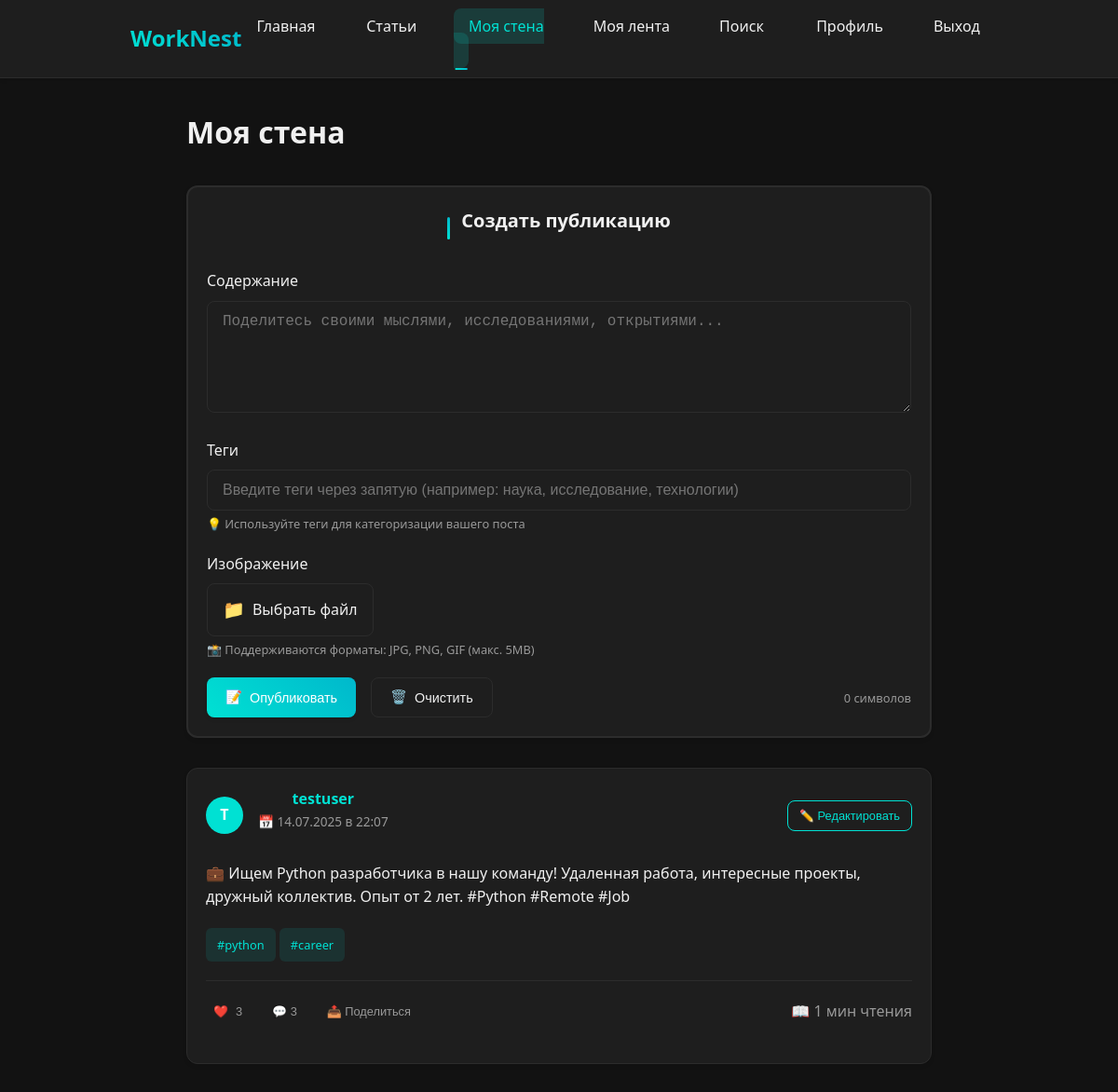
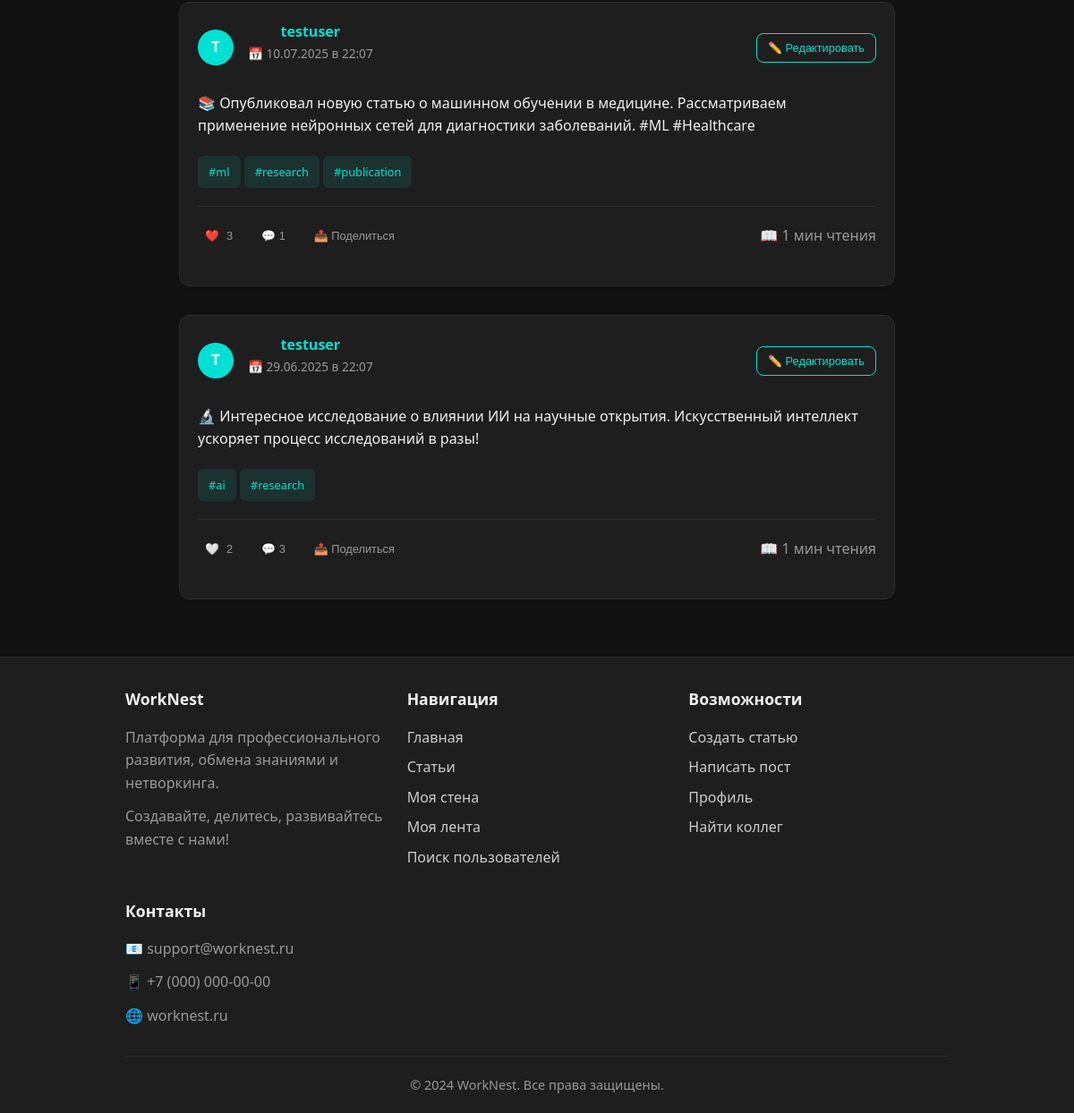
Page /wall (signed in) on the committed database (2 pictures, top to bottom).
### models.py (models this page shows, shortened)
class Post(db.Model):
    id = db.Column(db.Integer, primary_key=True)
    user_id = db.Column(db.Integer, db.ForeignKey('user.id'), nullable=False)
    content = db.Column(db.Text, nullable=False)
    created_at = db.Column(db.DateTime, nullable=False, default=db.func.now())
    updated_at = db.Column(db.DateTime, nullable=True)
    image_path = db.Column(db.String(256), nullable=True)  # путь к картинке
    latitude = db.Column(db.Float, nullable=True)
    longitude = db.Column(db.Float, nullable=True)
    category_id = db.Column(db.Integer, db.ForeignKey('category.id'), nullable=True)
    is_pinned = db.Column(db.Boolean, default=False)
    is_published = db.Column(db.Boolean, default=True)
    publish_at = db.Column(db.DateTime, nullable=True)  # Для отложенной публикации
    post_type = db.Column(db.String(32), default='text')  # text, poll, announcement
    is_deleted = db.Column(db.Boolean, default=False)
    deleted_at = db.Column(db.DateTime, nullable=True)
    edit_count = db.Column(db.Integer, default=0)
    attachments = db.Column(db.Text, nullable=True)  # JSON список файлов
    preview_text = db.Column(db.String(500), nullable=True)  # Краткое описание
    user = db.relationship('User', backref=db.backref('posts', lazy=True))
    category = db.relationship('Category', backref=db.backref('posts', lazy=True))
    tags = db.relationship('Tag', secondary=post_tags, backref=db.backref('posts', lazy='dynamic'))
    def is_liked_by(self, user):
        if not user:
            return False
        return Like.query.filter_by(post_id=self.id, user_id=user.id).first() is not None

class User(db.Model):
    id = db.Column(db.Integer, primary_key=True)
    username = db.Column(db.String(64), unique=True, nullable=False)
    email = db.Column(db.String(120), unique=True, nullable=False)
    password_hash = db.Column(db.String(256), nullable=False)  # Увеличено до 256
    status = db.Column(db.String(64))
    show_status = db.Column(db.Boolean, default=True)
    bio = db.Column(db.Text)
    show_bio = db.Column(db.Boolean, default=True)
    avatar = db.Column(db.String(256))  # путь к файлу аватара
    full_name = db.Column(db.String(128), nullable=True)
    show_full_name = db.Column(db.Boolean, default=True)
    degree = db.Column(db.String(64), nullable=True)
    show_degree = db.Column(db.Boolean, default=True)
    interests = db.Column(db.String(256), nullable=True)
    show_interests = db.Column(db.Boolean, default=True)
    organization = db.Column(db.String(128), nullable=True)
    show_organization = db.Column(db.Boolean, default=True)
    location = db.Column(db.String(128), nullable=True)
    show_location = db.Column(db.Boolean, default=True)
    scholar_links = db.Column(db.String(512), nullable=True)  # ссылки через запятую или json
    show_scholar_links = db.Column(db.Boolean, default=True)
    website = db.Column(db.String(256), nullable=True)
    show_website = db.Column(db.Boolean, default=True)
    birthdate = db.Column(db.String(32), nullable=True)  # строкой для простоты
    show_birthdate = db.Column(db.Boolean, default=True)
    public_email = db.Column(db.String(120), nullable=True)
    show_public_email = db.Column(db.Boolean, default=True)
    telegram = db.Column(db.String(64), nullable=True)
    show_telegram = db.Column(db.Boolean, default=True)
    last_seen = db.Column(db.DateTime, default=datetime.utcnow)
    is_online = db.Column(db.Boolean, default=False)
    role = db.Column(db.String(32), default='user')  # user, moderator, admin
    is_banned = db.Column(db.Boolean, default=False)
    ban_reason = db.Column(db.String(256), nullable=True)
    ban_until = db.Column(db.DateTime, nullable=True)

class Tag(db.Model):
    id = db.Column(db.Integer, primary_key=True)
    name = db.Column(db.String(64), unique=True, nullable=False)
    description = db.Column(db.Text, nullable=True)
    color = db.Column(db.String(7), default='#00e1d3')  # Цвет тега в hex
    created_at = db.Column(db.DateTime, default=datetime.utcnow)

### app.py (the view, shortened to what this page needs)
@app.route('/wall', methods=['GET', 'POST'])
def wall():
    user_id = session.get('user_id')
    if not user_id:
        return redirect(url_for('register'))
    user = User.query.get(user_id)
    posts = Post.query.filter_by(user_id=user.id).order_by(Post.created_at.desc()).all()
    for post in posts:
        post.user = User.query.get(post.user_id)
        post.comments = Comment.query.filter_by(post_id=post.id).order_by(Comment.created_at.asc()).all()
        for comment in post.comments:
            comment.user = User.query.get(comment.user_id)
        post.likes_count = Like.query.filter_by(post_id=post.id).count()
        post.liked_by_current = False
        if user_id:
            post.liked_by_current = Like.query.filter_by(post_id=post.id, user_id=user_id).first() is not None
    return render_template('wall.html', user=user, posts=posts, is_global_wall=False, target_user=user)

### templates/wall.html (shortened to what this page needs)
{% extends 'base.html' %}
{% block content %}
<div class="wall-container fade-in">
    <div class="wall-header mb-4">
        <div class="flex flex-between flex-center">
            <h1 class="mb-0">
                {% if is_global_wall %}
                    Общая лента
                {% elif target_user and target_user.id != current_user.id %}
                    Стена {{ target_user.username }}
                {% else %}
                    Моя стена
                {% endif %}
            </h1>
        </div>
    </div>
    {% if not is_global_wall and (not target_user or target_user.id == current_user.id) %}
    <div class="card post-form-card mb-4" style="border: 2px solid var(--border-color); background: var(--bg-card);">
        <div class="flex flex-center mb-3">
            <div style="width: 3px; height: 24px; background: linear-gradient(45deg, var(--accent-primary), var(--accent-secondary)); border-radius: 2px; margin-right: 12px;"></div>
            <h3 class="mb-0">Создать публикацию</h3>
        </div>
        <form method="POST" action="/wall" enctype="multipart/form-data" class="post-form">
            <div class="form-group">
                <label for="content" class="form-label">Содержание</label>
                <textarea name="content"
                          id="content"
                          class="form-textarea"
                          placeholder="Поделитесь своими мыслями, исследованиями, открытиями..."
                          rows="4"
                          style="resize: vertical; min-height: 120px;"></textarea>
            </div>
            <div class="form-group">
                <label for="tags" class="form-label">Теги</label>
                <input type="text"
                       name="tags"
                       id="tags"
                       class="form-input"
                       placeholder="Введите теги через запятую (например: наука, исследование, технологии)"
                       style="position: relative;">
                <div class="form-help text-muted" style="font-size: 0.8rem; margin-top: 0.25rem;">
                    💡 Используйте теги для категоризации вашего поста
                </div>
            </div>
            <div class="form-group">
                <label for="image" class="form-label">Изображение</label>
                <div class="file-input-wrapper">
                    <label for="image" class="file-input-label">
                        <span>Выбрать файл</span>
                    </label>
                </div>
                <div class="form-help text-muted" style="font-size: 0.8rem; margin-top: 0.25rem;">
                    📸 Поддерживаются форматы: JPG, PNG, GIF (макс. 5MB)
                </div>
            </div>
            <div class="form-actions flex flex-between flex-center">
                <div class="flex flex-gap">
                    <button type="submit" class="btn btn-primary">
                        <span>📝</span>
                        Опубликовать
                    </button>
                    <button type="button" onclick="clearForm()" class="btn btn-secondary">
                        <span>🗑️</span>
                        Очистить
                    </button>
                </div>
                <div class="text-muted" style="font-size: 0.8rem;">
                    <span id="char-count">0</span> символов
                </div>
            </div>
        </form>
    </div>
    {% endif %}
    {% if posts %}
        <div class="posts-list">
            {% for post in posts %}
                <article class="card post-card fade-in">
                    <div class="post-header flex flex-between flex-center mb-3">
                        <div class="flex flex-center flex-gap">
                            <div class="user-avatar">
                                {% if post.user.avatar %}
                                    <img src="{{ url_for('static', filename='avatars/' + post.user.avatar) }}"
                                         alt="Аватар {{ post.user.username }}"
                                         style="width: 40px; height: 40px; border-radius: 50%; object-fit: cover;">
                                {% else %}
                                    <div style="width: 40px; height: 40px; border-radius: 50%; background: var(--accent-primary); display: flex; align-items: center; justify-content: center; color: white; font-weight: bold;">
                                        {{ post.user.username[0].upper() }}
                                    </div>
                                {% endif %}
                            </div>
                            <div>
                                <div class="flex flex-center flex-gap">
                                    <strong style="color: var(--accent-primary);">
                                        <a href="/user/{{ post.user.username }}" style="text-decoration: none; color: inherit;">
                                            {{ post.user.username }}
                                        </a>
                                    </strong>
                                </div>
                                <div class="meta">
                                    <span>📅 {{ post.created_at.strftime('%d.%m.%Y в %H:%M') }}</span>
                                </div>
                            </div>
                        </div>
                        {% if current_user and current_user.id == post.user.id %}
                            <div class="post-actions">
                                <button class="btn btn-sm btn-outline" onclick="editPost({{ post.id }})">
                                    ✏️ Редактировать
                                </button>
                            </div>
                        {% endif %}
                    </div>
                    <div class="post-content mb-3">
                        <div class="content-text">
                            {{ post.content|safe }}
                        </div>
                    </div>
                    {% if post.tags %}
                        <div class="post-tags mb-3">
                            {% for tag in post.tags %}
                                <a href="/tag/{{ tag.id }}" class="tag tag-clickable">
                                    #{{ tag.name }}
                                </a>
                            {% endfor %}
                        </div>
                    {% endif %}
                                         <div class="post-actions-bar flex flex-between flex-center mb-3" style="border-top: 1px solid #2c2c2c; padding-top: 1rem;">
                         <div class="flex flex-gap">
                             {% if current_user %}
                                 <form method="POST" action="/like/{{ post.id }}" style="display: inline;">
                                     <button type="submit" class="btn btn-sm btn-outline" style="border: none; background: none; color: #999; padding: 0.25rem 0.5rem;">
                                         {% if post.is_liked_by(current_user) %}
                                             <span style="color: #ff4757;">❤️</span>
                                         {% else %}
                                             🤍
                                         {% endif %}
                                         <span>{{ post.likes_count }}</span>
                                     </button>
                                 </form>
                             {% else %}
                                 <span class="text-muted">🤍 {{ post.likes_count }}</span>
                             {% endif %}
                             <button class="btn btn-sm btn-outline" onclick="toggleComments({{ post.id }})" style="border: none; background: none; color: #999; padding: 0.25rem 0.5rem;">
                                 💬 {{ post.comments|length }}
                             </button>
                             <button class="btn btn-sm btn-outline" onclick="sharePost({{ post.id }})" style="border: none; background: none; color: #999; padding: 0.25rem 0.5rem;">
                                 📤 Поделиться
                             </button>
                         </div>
                         <span class="text-muted">
                             📖 {{ (post.content|length / 200)|round|int }} мин чтения
                         </span>
                     </div>
                </article>
            {% endfor %}
        </div>
    {% endif %}
</div>
{% endblock %}

### rows in the picture
Post: user "T", user.username "testuser", created_at "14.07.2025 в 22:07", content "💼 Ищем Python разработчика в нашу команду! Удаленная работа, интересные проекты, дружный коллектив. Опыт от 2 лет. #Python #Remote #Job", likes_count "3", comments|length "3", content "1"
Tag: name "python"
Tag: name "career"
Post: user "T", user.username "testuser", created_at "10.07.2025 в 22:07", content "📚 Опубликовал новую статью о машинном обучении в медицине. Рассматриваем применение нейронных сетей для диагностики заболеваний. #ML #Healthcare", likes_count "3", comments|length "1", content "1"
Tag: name "ml"
Tag: name "research"
Tag: name "publication"
Post: user "T", user.username "testuser", created_at "29.06.2025 в 22:07", content "🔬 Интересное исследование о влиянии ИИ на научные открытия. Искусственный интеллект ускоряет процесс исследований в разы!", likes_count "2", comments|length "3", content "1"
Tag: name "ai"
